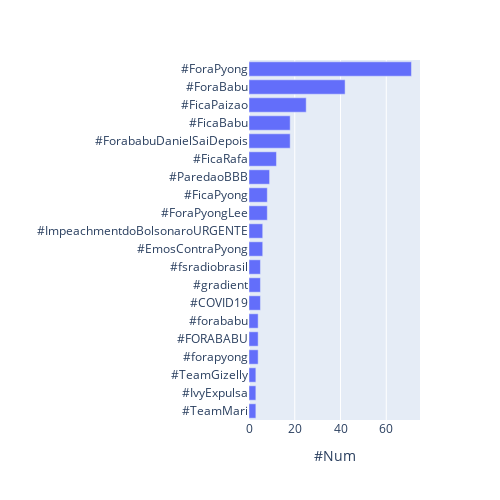

The code cell stored with this chart in its notebook:
### Code cell
import plotly_express as px

fig = px.bar(hastag_counts(df)[:20], y='#Tags', x='#Num', orientation='h', 
             width=500, height=500, )
fig.update_yaxes(categoryorder='total ascending', title='')

### Figure 1 — Plotly figure (JSON) as saved in the notebook; plotly's stock layout.template omitted (floating-point values rounded to 4 significant figures)
{"data": [{"alignmentgroup": "True", "hoverlabel": {"namelength": 0}, "hovertemplate": "#Num=%{x}<br>#Tags=%{y}", "legendgroup": "", "marker": {"color": "#636efa"}, "name": "", "offsetgroup": "", "orientation": "h", "showlegend": false, "textposition": "auto", "type": "bar", "x": ["71", "42", "25", "18", "18", "12", "9", "8", "8", "6", "6", "5", "5", "5", "4", "4", "4", "3", "3", "3"], "xaxis": "x", "y": ["#ForaPyong", "#ForaBabu", "#FicaPaizao", "#ForababuDanielSaiDepois", "#FicaBabu", "#FicaRafa", "#ParedaoBBB", "#ForaPyongLee", "#FicaPyong", "#EmosContraPyong", "#ImpeachmentdoBolsonaroURGENTE", "#COVID19", "#gradient", "#fsradiobrasil", "#forapyong", "#FORABABU", "#forababu", "#TeamMari", "#IvyExpulsa", "#TeamGizelly"], "yaxis": "y"}], "layout": {"barmode": "relative", "height": 500, "legend": {"tracegroupgap": 0}, "margin": {"t": 60}, "width": 500, "xaxis": {"anchor": "y", "domain": [0, 1], "title": {"text": "#Num"}}, "yaxis": {"anchor": "x", "categoryorder": "total ascending", "domain": [0, 1], "title": {"text": ""}}}}
